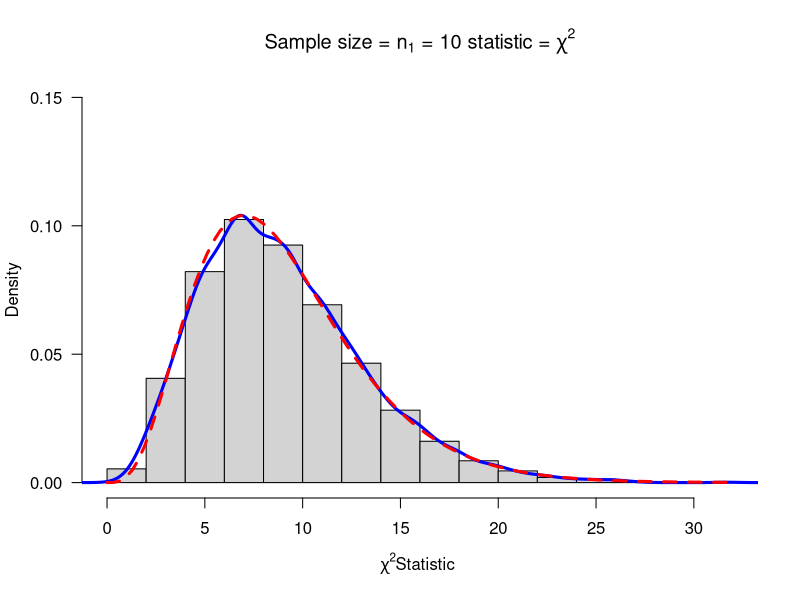

Write the R code that produced this figure. (Note: this script raises an error after producing the figure.)



################
## mychisim() ##
################################################################################
# =>This is a Chi-square statistic simulated as a .R function,
#     and uses the rnorm() function to make a sample from
#     population data.
# =>Returns: 'w' or shi-square
#
# =>Variables:
#       - data1.mat ; Data matrix used to hold rnorm() sample data
#       - ssq1      ; "S" squared which is the sample variance
# =>User Inputs:
#       - n1     ; sample size desired
#       - sigma1 ; Standard Deviaton of the population
#                     (sigma1^2 is the pop variance)
#       - mean1  ; Mean of the population
#       - iter   ; Iterations of the function to be carried out, or
#                   "iter" amount of samples of size "n1"
#       - ymax   ; User defined to fit the y-axis of the output
#                     graphs for analysis
#
mychisim<-function(n1=10,sigma1=3,mean1=5,iter=1000,ymax=0.1,...){
  # Generate the "iter" amount of samples using rnorm
  y1=rnorm(n1*iter,mean=mean1,sd=sigma1)
  # Define dimension of data matrix by user input
  data1.mat=matrix(y1,nrow=n1,ncol=iter,byrow=TRUE)
  # Define ssq1
  ssq1=apply(data1.mat,2,var)
  # chi-sqaure Statistic
  #  denoted as 'w'
  w=(n1-1)*ssq1/sigma1^2
  # Histogram
  #   - User Input Adaptive labels
  hist(w,freq=FALSE, ylim=c(0,ymax),
       main=substitute(paste("Sample size = ",n[1]," = ",n1," statistic = ",chi^2)),
       xlab=expression(paste(chi^2, "Statistic",sep=" ")), las=1)
  # Creates density plot lines on-top of histogram
  lines(density(w),col="Blue",lwd=3)
   # Creates theoretical curve on-top of histogram
  curve(dchisq(x,n1-1),add=TRUE,col="Red",lty=2,lwd=3)
  # Adaptive Title:
  # mathematical annotation -see ?plotmath
  title=expression(chi^2==frac((n[1]-1)*s^2,sigma^2))
  # Legend placed using locater/coordinates if in .rmd
  legend(locator(1),c("Simulated","Theoretical"),col=c("Blue","Red"),lwd=4,lty=1:2,bty="n",title=title)
  ### Function Return ###
  return(list(w=w,summary=summary(w),sd=sd(w),fun="Chi-sq"))
}
# Function examples:                 ###########################################
windows()                            #
chisq=mychisim(iter=10000,ymax=0.15) #
######################################



################
## mychisim2() ##
################################################################################
# =>This is a Chi-square statistic simulated as a .R function,
#     and uses the rnorm() function to make samples from 2
#     sets of population data.
# =>Returns: 'w' or shi-square
#
# =>Variables: (1 or 2 denotes the population; ie data2.mat)
#       - data1.mat ; Data matrix used to hold rnorm() sample data
#       - ssq1      ; "S" squared which is the sample variance
# =>User Inputs:
#       - n1     ; sample size desired
#       - sigma1 ; Standard Deviaton of the population
#                     (sigma1^2 is the pop variance)
#       - mean1  ; Mean of the population
#       - iter   ; Iterations of the function to be carried out, or
#                   "iter" amount of samples of size "n1"
#       - ymax   ; User defined to fit the y-axis of the output
#                     graphs for analysis
#
mychisim2<-function(n1=10,n2=14,sigma1=3,sigma2=3,mean1=5,mean2=10,iter=1000,ymax=0.07,...){
  # Generate the 1st set of "iter" amount of samples using rnorm
  y1=rnorm(n1*iter,mean=mean1,sd=sigma1)
  # Generate the 2nd set of "iter" amount of samples using rnorm
  y2=rnorm(n2*iter,mean=mean2,sd=sigma2)
  # Define dimension of data matrix by user input
  data1.mat=matrix(y1,nrow=n1,ncol=iter,byrow=TRUE)
  data2.mat=matrix(y2,nrow=n2,ncol=iter,byrow=TRUE)
  # Define 'S' Squared
  ssq1=apply(data1.mat,2,var)
  ssq2=apply(data2.mat,2,var)
  # pooled s squared 'ssq1' & 'ssq2'
  spsq=((n1-1)*ssq1 + (n2-1)*ssq2)/(n1+n2-2)
  # chi-sqaure Statistic
  #  denoted as 'w'
  #  -sigma1=sigma2
  w=(n1+n2-2)*spsq/(sigma1^2)
  # Histogram
  #   - User Input Adaptive labels
  hist(w,freq=FALSE, ylim=c(0,ymax),
       main=substitute(paste("Sample size = ",n[1]+n[2]," = ",n1+n2," statistic = ",chi^2)),
       xlab=expression(paste(chi^2, "Statistic",sep=" ")), las=1)
  # Creates density plot lines on-top of histogram
  lines(density(w),col="Blue",lwd=3)
  # Creates theoretical curve on-top of histogram
  curve(dchisq(x,n1+n2-2),add=TRUE,col="Red",lty=2,lwd=3)
  # Adaptive Title:
  # mathematical annotation -see ?plotmath
  title=expression(chi^2==frac((n[1]+n[2]-2)*S[p]^2,sigma^2))
  # Legend placed using locater/coordinates if in .rmd
  legend(locator(1),c("Simulated","Theoretical"),col=c("Blue","Red"),lwd=4,lty=1:2,bty="n",title=title)
  ### Function Return ###
  return(list(w=w,summary=summary(w),sd=sd(w),fun="Chi-sq"))
}
# Function examples:  ##########################################################
windows()             #
mychisim2(iter=10000) #
#######################

################
## myTsim2()  ##
################################################################################
# =>


# =>Returns: 'w' or shi-square
#
# =>Variables: (1 or 2 denotes the population; ie data2.mat)
#       - data.mat  ; Data matrix used to hold rnorm() sample data
#       - ssq       ; "S" squared which is the sample variance
# =>User Inputs:
#       - n      ; sample size desired
#       - sigma  ; Standard Deviaton of the population
#                     (sigma1^2 is the pop variance)
#       - mean   ; Mean of the population
#       - iter   ; Iterations of the function to be carried out, or
#                   "iter" amount of samples of size "n1"
#       - ymax   ; User defined to fit the y-axis of the output
#
myTsim2<-function(n1=10,n2=14,sigma1=3,sigma2=3,mean1=5,mean2=10,iter=1000,ymax=0.5,...){
  # Generate the 1st set of "iter" amount of samples using rnorm
  y1=rnorm(n1*iter,mean=mean1,sd=sigma1)
  # Generate the 2nd set of "iter" amount of samples using rnorm
  y2=rnorm(n2*iter,mean=mean2,sd=sigma2)
  # Define dimension of data matrix by user input
  data1.mat=matrix(y1,nrow=n1,ncol=iter,byrow=TRUE)
  data2.mat=matrix(y2,nrow=n2,ncol=iter,byrow=TRUE)
  # Define 'S' Squared & ybar as mean
  ssq1=apply(data1.mat,2,var)
  ybar1= apply(data1.mat,2,mean)
  ssq2=apply(data2.mat,2,var)
  ybar2=apply(data2.mat,2,mean)
  # pooled s squared 'ssq1' & 'ssq2'
  spsq=((n1-1)*ssq1 + (n2-1)*ssq2)/(n1+n2-2)
  # chi-sqaure Statistic
  #  denoted as 'w'
  #  -sigma1=sigma2
  #  - ybar differenced with mean
  w=((ybar1-ybar2)-(mean1-mean2))/sqrt(spsq*(1/n1+1/n2))
  # Histogram
  #   - User Input Adaptive labels
  hist(w,freq=FALSE, ylim=c(0,ymax),
       main=substitute(paste("Sample size = ",n[1]+n[2]," = ",n1+n2," statistic = ",T)),
       xlab=paste(" T Statistic",sep=""), las=1)
  lines(density(w),col="Blue",lwd=3) # add a density plot
  curve(dt(x,n1+n2-2),add=TRUE,col="Red",lty=2,lwd=3) # add a theoretical curve
  title=expression(T==frac((bar(Y)[1]-bar(Y)[2])-(mu[1]-mu[2]),S[p]*sqrt(frac(1,n[1])+frac(1,n[2])))) #mathematical annotation -see ?plotmath
  legend(2,0.2,c("Simulated","Theoretical"),col=c("Blue","Red"),lwd=4,lty=1:2,bty="n",title=title)# Legend #
  return(list(w=w,summary=summary(w),sdw=sd(w),fun="T")) # some output to use if needed
}
# Function examples:  ##########################################################
windows()             #
myTsim2(iter=10000)   #
#######################


################
## myFsim2()  ##
################################################################################
# =>


# =>Returns: 'w' or shi-square
#
# =>Variables: (1 or 2 denotes the population; ie data2.mat)
#       - data.mat  ; Data matrix used to hold rnorm() sample data
#       - ssq       ; "S" squared which is the sample variance
# =>User Inputs:
#       - n      ; sample size desired
#       - sigma  ; Standard Deviaton of the population
#                     (sigma1^2 is the pop variance)
#       - mean   ; Mean of the population
#       - iter   ; Iterations of the function to be carried out, or
#                   "iter" amount of samples of size "n1"
#       - ymax   ; User defined to fit the y-axis of the output
#
myFsim2<-function(n1=10,n2=14,sigma1=3,sigma2=2,mean1=5,mean2=10,iter=1000,ymax=0.9,...){
  y1=rnorm(n1*iter,mean=mean1,sd=sigma1)# generate iter samples of size n1
  y2=rnorm(n2*iter,mean=mean2,sd=sigma2)
  data1.mat=matrix(y1,nrow=n1,ncol=iter,byrow=TRUE) # Each column is a sample size n1
  data2.mat=matrix(y2,nrow=n2,ncol=iter,byrow=TRUE)
  ssq1=apply(data1.mat,2,var) # ssq1 is s squared
  ssq2=apply(data2.mat,2,var)
  #spsq=((n1-1)*ssq1 + (n2-1)*ssq2)/(n1+n2-2) # pooled s squared
  w=ssq1*sigma2^2/(ssq2*sigma1^2) #
  hist(w,freq=FALSE, ylim=c(0,ymax), # Histogram with annotation
       main=substitute(paste("Sample size = ",n[1]+n[2]," = ",n1+n2," statistic = ",F)),
       xlab=paste("F Statistic",sep=""), las=1)
  lines(density(w),col="Blue",lwd=3) # add a density plot
  curve(df(x,n1-1,n2-1),xlim=c(0,6),add=TRUE,col="Red",lty=2,lwd=3) # add a theoretical curve
  title=expression(F==frac(s[1]^2,s[2]^2)*frac(sigma[2]^2,sigma[1]^2)) #mathematical annotation -see ?plotmath
  legend(6,0.5,c("Simulated","Theoretical"),col=c("Blue","Red"),lwd=4,lty=1:2,bty="n",title=title)# Legend #
  return(list(w=w,summary=summary(w),sd=sd(w),fun="F")) # some output to use if needed
}
myFsim2(iter=10000)
